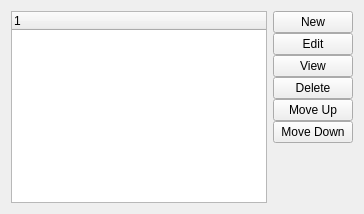
         <widget class="QWidget" name="_creditcardsPage">
          <layout class="QGridLayout" name="gridLayout_2">
           <item row="0" column="0">
            <widget class="XTreeWidget" name="_cc"/>
           </item>
           <item row="0" column="1">
            <layout class="QVBoxLayout">
             <property name="spacing">
              <number>0</number>
             </property>
             <item>
              <widget class="QPushButton" name="_newCC">
               <property name="text">
                <string>New</string>
               </property>
              </widget>
             </item>
             <item>
              <widget class="QPushButton" name="_editCC">
               <property name="text">
                <string>Edit</string>
               </property>
              </widget>
             </item>
             <item>
              <widget class="QPushButton" name="_viewCC">
               <property name="text">
                <string>View</string>
               </property>
              </widget>
             </item>
             <item>
              <widget class="QPushButton" name="_deleteCC">
               <property name="text">
                <string>Delete</string>
               </property>
              </widget>
             </item>
             <item>
              <widget class="QPushButton" name="_upCC">
               <property name="text">
                <string>Move Up</string>
               </property>
              </widget>
             </item>
             <item>
              <widget class="QPushButton" name="_downCC">
               <property name="text">
                <string>Move Down</string>
               </property>
              </widget>
             </item>
             <item>
              <spacer>
               <property name="orientation">
                <enum>Qt::Vertical</enum>
               </property>
               <property name="sizeType">
                <enum>QSizePolicy::Expanding</enum>
               </property>
               <property name="sizeHint" stdset="0">
                <size>
                 <width>21</width>
                 <height>10</height>
                </size>
               </property>
              </spacer>
             </item>
            </layout>
           </item>
          </layout>
         </widget>
